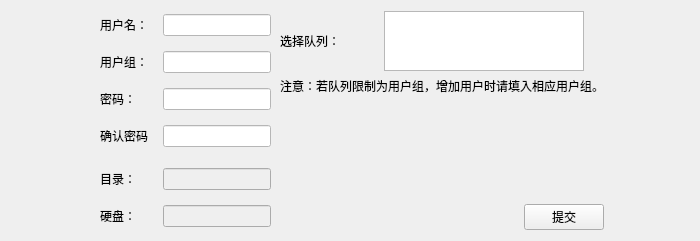
                             <widget class="QWidget" name="scrollAreaWidgetContents_4">
                              <property name="geometry">
                               <rect>
                                <x>0</x>
                                <y>0</y>
                                <width>700</width>
                                <height>221</height>
                               </rect>
                              </property>
                              <layout class="QHBoxLayout" name="horizontalLayout_36">
                               <item>
                                <spacer name="horizontalSpacer_5">
                                 <property name="orientation">
                                  <enum>Qt::Horizontal</enum>
                                 </property>
                                 <property name="sizeHint" stdset="0">
                                  <size>
                                   <width>40</width>
                                   <height>20</height>
                                  </size>
                                 </property>
                                </spacer>
                               </item>
                               <item>
                                <layout class="QVBoxLayout" name="verticalLayout_3">
                                 <property name="spacing">
                                  <number>15</number>
                                 </property>
                                 <item>
                                  <layout class="QGridLayout" name="gridLayout_3">
                                   <property name="leftMargin">
                                    <number>3</number>
                                   </property>
                                   <property name="topMargin">
                                    <number>3</number>
                                   </property>
                                   <property name="rightMargin">
                                    <number>3</number>
                                   </property>
                                   <property name="bottomMargin">
                                    <number>3</number>
                                   </property>
                                   <item row="0" column="0">
                                    <widget class="QLabel" name="label_addusername">
                                     <property name="sizePolicy">
                                      <sizepolicy hsizetype="Fixed" vsizetype="Fixed">
                                       <horstretch>0</horstretch>
                                       <verstretch>0</verstretch>
                                      </sizepolicy>
                                     </property>
                                     <property name="text">
                                      <string>用户名：</string>
                                     </property>
                                    </widget>
                                   </item>
                                   <item row="0" column="1">
                                    <widget class="QLineEdit" name="lineEdit_control_user_addusername">
                                     <property name="sizePolicy">
                                      <sizepolicy hsizetype="Fixed" vsizetype="Fixed">
                                       <horstretch>0</horstretch>
                                       <verstretch>0</verstretch>
                                      </sizepolicy>
                                     </property>
                                     <property name="styleSheet">
                                      <string notr="true">selection-color: rgb(0, 255, 255);
background-color: rgb(255, 255, 255);</string>
                                     </property>
                                    </widget>
                                   </item>
                                   <item row="1" column="0">
                                    <widget class="QLabel" name="label_addusername_2">
                                     <property name="sizePolicy">
                                      <sizepolicy hsizetype="Fixed" vsizetype="Fixed">
                                       <horstretch>0</horstretch>
                                       <verstretch>0</verstretch>
                                      </sizepolicy>
                                     </property>
                                     <property name="text">
                                      <string>用户组：</string>
                                     </property>
                                    </widget>
                                   </item>
                                   <item row="1" column="1">
                                    <widget class="QLineEdit" name="lineEdit_control_user_add_usergroup">
                                     <property name="sizePolicy">
                                      <sizepolicy hsizetype="Fixed" vsizetype="Fixed">
                                       <horstretch>0</horstretch>
                                       <verstretch>0</verstretch>
                                      </sizepolicy>
                                     </property>
                                     <property name="styleSheet">
                                      <string notr="true">selection-color: rgb(0, 255, 255);
background-color: rgb(255, 255, 255);</string>
                                     </property>
                                    </widget>
                                   </item>
                                   <item row="2" column="0">
                                    <widget class="QLabel" name="label_adduserpassword">
                                     <property name="sizePolicy">
                                      <sizepolicy hsizetype="Fixed" vsizetype="Fixed">
                                       <horstretch>0</horstretch>
                                       <verstretch>0</verstretch>
                                      </sizepolicy>
                                     </property>
                                     <property name="text">
                                      <string>密码：</string>
                                     </property>
                                    </widget>
                                   </item>
                                   <item row="2" column="1">
                                    <widget class="QLineEdit" name="lineEdit_control_user_adduserpassword">
                                     <property name="sizePolicy">
                                      <sizepolicy hsizetype="Fixed" vsizetype="Fixed">
                                       <horstretch>0</horstretch>
                                       <verstretch>0</verstretch>
                                      </sizepolicy>
                                     </property>
                                     <property name="styleSheet">
                                      <string notr="true">selection-color: rgb(0, 255, 255);
background-color: rgb(255, 255, 255);</string>
                                     </property>
                                    </widget>
                                   </item>
                                   <item row="3" column="0">
                                    <widget class="QLabel" name="label_adduserpasswordconfirm">
                                     <property name="sizePolicy">
                                      <sizepolicy hsizetype="Fixed" vsizetype="Fixed">
                                       <horstretch>0</horstretch>
                                       <verstretch>0</verstretch>
                                      </sizepolicy>
                                     </property>
                                     <property name="text">
                                      <string>确认密码</string>
                                     </property>
                                    </widget>
                                   </item>
                                   <item row="3" column="1">
                                    <widget class="QLineEdit" name="lineEdit_control_user_adduserpasswordconfirm">
                                     <property name="sizePolicy">
                                      <sizepolicy hsizetype="Fixed" vsizetype="Fixed">
                                       <horstretch>0</horstretch>
                                       <verstretch>0</verstretch>
                                      </sizepolicy>
                                     </property>
                                     <property name="styleSheet">
                                      <string notr="true">selection-color: rgb(0, 255, 255);
background-color: rgb(255, 255, 255);</string>
                                     </property>
                                    </widget>
                                   </item>
                                  </layout>
                                 </item>
                                 <item>
                                  <layout class="QGridLayout" name="gridLayout_9">
                                   <property name="leftMargin">
                                    <number>3</number>
                                   </property>
                                   <property name="topMargin">
                                    <number>3</number>
                                   </property>
                                   <property name="rightMargin">
                                    <number>3</number>
                                   </property>
                                   <property name="bottomMargin">
                                    <number>3</number>
                                   </property>
                                   <item row="0" column="0">
                                    <widget class="QLabel" name="label_addusercontent">
                                     <property name="text">
                                      <string>目录：</string>
                                     </property>
                                    </widget>
                                   </item>
                                   <item row="0" column="1">
                                    <widget class="QLineEdit" name="lineEdit_control_user_addusercontent">
                                     <property name="enabled">
                                      <bool>false</bool>
                                     </property>
                                     <property name="sizePolicy">
                                      <sizepolicy hsizetype="Fixed" vsizetype="Fixed">
                                       <horstretch>0</horstretch>
                                       <verstretch>0</verstretch>
                                      </sizepolicy>
                                     </property>
                                     <property name="styleSheet">
                                      <string notr="true">selection-color: rgb(0, 255, 255);</string>
                                     </property>
                                    </widget>
                                   </item>
                                   <item row="1" column="0">
                                    <widget class="QLabel" name="label_harddisk">
                                     <property name="sizePolicy">
                                      <sizepolicy hsizetype="Preferred" vsizetype="Fixed">
                                       <horstretch>0</horstretch>
                                       <verstretch>0</verstretch>
                                      </sizepolicy>
                                     </property>
                                     <property name="text">
                                      <string>硬盘：</string>
                                     </property>
                                    </widget>
                                   </item>
                                   <item row="1" column="1">
                                    <widget class="QLineEdit" name="lineEdit_control_user_add_hardisk">
                                     <property name="enabled">
                                      <bool>false</bool>
                                     </property>
                                     <property name="sizePolicy">
                                      <sizepolicy hsizetype="Fixed" vsizetype="Fixed">
                                       <horstretch>0</horstretch>
                                       <verstretch>0</verstretch>
                                      </sizepolicy>
                                     </property>
                                     <property name="styleSheet">
                                      <string notr="true">selection-color: rgb(0, 255, 255);</string>
                                     </property>
                                    </widget>
                                   </item>
                                   <item row="2" column="1">
                                    <spacer name="verticalSpacer_5">
                                     <property name="orientation">
                                      <enum>Qt::Vertical</enum>
                                     </property>
                                     <property name="sizeHint" stdset="0">
                                      <size>
                                       <width>20</width>
                                       <height>40</height>
                                      </size>
                                     </property>
                                    </spacer>
                                   </item>
                                  </layout>
                                 </item>
                                </layout>
                               </item>
                               <item>
                                <layout class="QVBoxLayout" name="verticalLayout_34">
                                 <item>
                                  <layout class="QGridLayout" name="gridLayout_14">
                                   <item row="0" column="0">
                                    <widget class="QLabel" name="label_addusername_3">
                                     <property name="sizePolicy">
                                      <sizepolicy hsizetype="Fixed" vsizetype="Fixed">
                                       <horstretch>0</horstretch>
                                       <verstretch>0</verstretch>
                                      </sizepolicy>
                                     </property>
                                     <property name="text">
                                      <string>选择队列：</string>
                                     </property>
                                    </widget>
                                   </item>
                                   <item row="0" column="1">
                                    <widget class="QListWidget" name="listWidget_showLimitedQueues">
                                     <property name="sizePolicy">
                                      <sizepolicy hsizetype="Fixed" vsizetype="Fixed">
                                       <horstretch>0</horstretch>
                                       <verstretch>0</verstretch>
                                      </sizepolicy>
                                     </property>
                                     <property name="minimumSize">
                                      <size>
                                       <width>200</width>
                                       <height>60</height>
                                      </size>
                                     </property>
                                     <property name="maximumSize">
                                      <size>
                                       <width>200</width>
                                       <height>60</height>
                                      </size>
                                     </property>
                                     <property name="selectionMode">
                                      <enum>QAbstractItemView::MultiSelection</enum>
                                     </property>
                                     <property name="flow">
                                      <enum>QListView::LeftToRight</enum>
                                     </property>
                                     <property name="resizeMode">
                                      <enum>QListView::Adjust</enum>
                                     </property>
                                     <property name="wordWrap">
                                      <bool>true</bool>
                                     </property>
                                     <property name="selectionRectVisible">
                                      <bool>true</bool>
                                     </property>
                                     <property name="sortingEnabled">
                                      <bool>true</bool>
                                     </property>
                                    </widget>
                                   </item>
                                   <item row="1" column="0" colspan="2">
                                    <widget class="QLabel" name="label_29">
                                     <property name="text">
                                      <string>注意：若队列限制为用户组，增加用户时请填入相应用户组。</string>
                                     </property>
                                     <property name="textFormat">
                                      <enum>Qt::PlainText</enum>
                                     </property>
                                    </widget>
                                   </item>
                                   <item row="2" column="0">
                                    <spacer name="verticalSpacer_6">
                                     <property name="orientation">
                                      <enum>Qt::Vertical</enum>
                                     </property>
                                     <property name="sizeHint" stdset="0">
                                      <size>
                                       <width>20</width>
                                       <height>40</height>
                                      </size>
                                     </property>
                                    </spacer>
                                   </item>
                                  </layout>
                                 </item>
                                 <item>
                                  <widget class="QPushButton" name="pushButton_control_user_add">
                                   <property name="sizePolicy">
                                    <sizepolicy hsizetype="Fixed" vsizetype="Fixed">
                                     <horstretch>0</horstretch>
                                     <verstretch>0</verstretch>
                                    </sizepolicy>
                                   </property>
                                   <property name="layoutDirection">
                                    <enum>Qt::RightToLeft</enum>
                                   </property>
                                   <property name="text">
                                    <string>提交</string>
                                   </property>
                                  </widget>
                                 </item>
                                </layout>
                               </item>
                               <item>
                                <spacer name="horizontalSpacer_6">
                                 <property name="orientation">
                                  <enum>Qt::Horizontal</enum>
                                 </property>
                                 <property name="sizeHint" stdset="0">
                                  <size>
                                   <width>40</width>
                                   <height>20</height>
                                  </size>
                                 </property>
                                </spacer>
                               </item>
                              </layout>
                             </widget>
